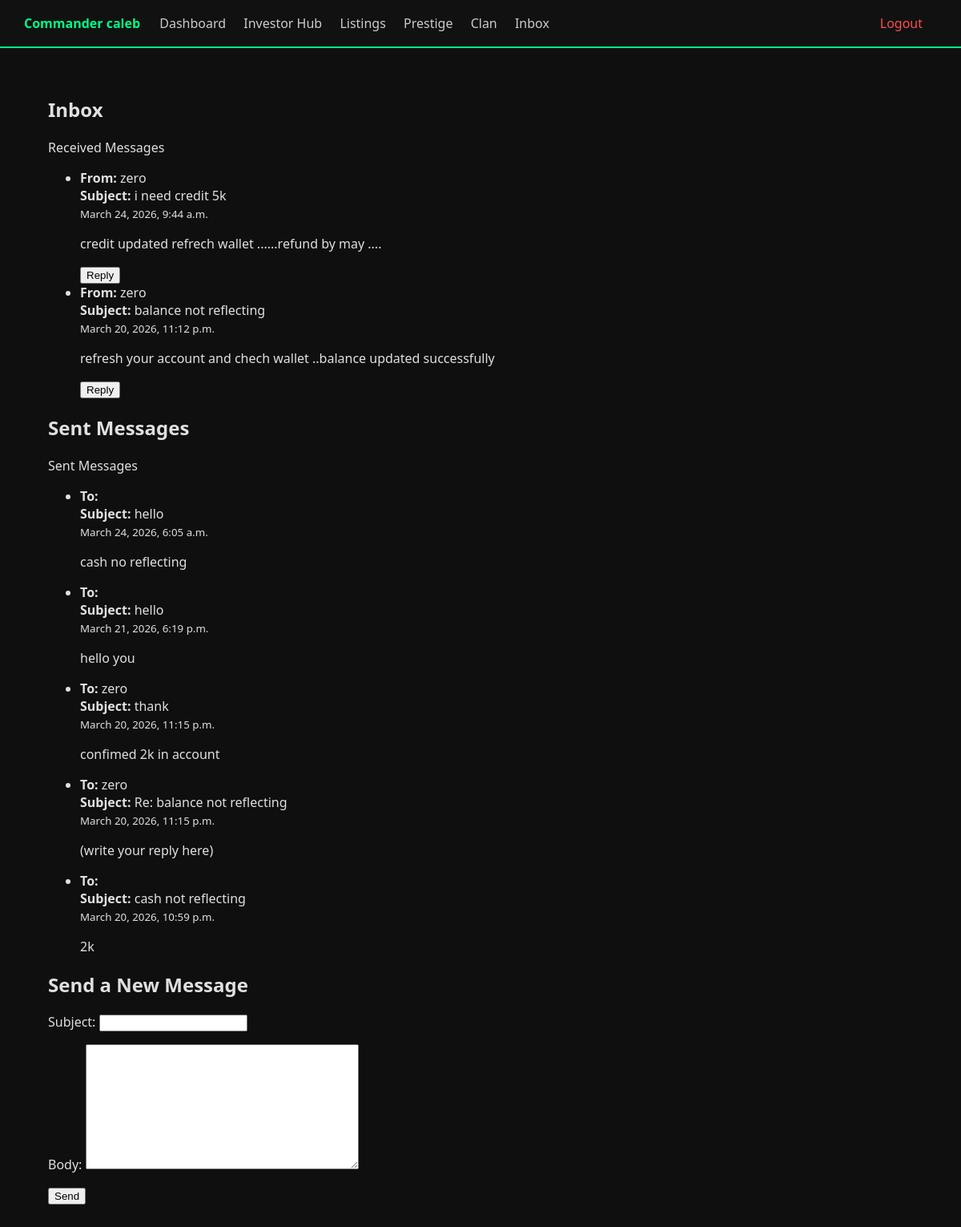
The app's page /inbox/ (signed in) with its own data.
### core/models.py (models this page shows, shortened)
class User(AbstractUser):
    equity_percentage = models.DecimalField(max_digits=10, decimal_places=2, default=Decimal("0.00"))
    prestige_level = models.IntegerField(default=0)

class Message(models.Model):
    SENDER_TYPES = [
        ("user", "User"),
        ("admin", "Admin"),
    ]
    sender_type = models.CharField(max_length=10, choices=SENDER_TYPES)
    sender = models.ForeignKey(User, on_delete=models.CASCADE, related_name="sent_messages")
    recipient = models.ForeignKey(User, on_delete=models.CASCADE, related_name="received_messages", null=True, blank=True)
    subject = models.CharField(max_length=255)
    body = models.TextField()
    created_at = models.DateTimeField(auto_now_add=True)
    is_read = models.BooleanField(default=False)

### core/views.py (the view)
# urls.py: path('inbox/', views.inbox, name='inbox'),
@login_required
def inbox(request):
    received_messages = Message.objects.filter(recipient=request.user).order_by("-created_at")
    sent_messages = Message.objects.filter(sender=request.user).order_by("-created_at")
    form = MessageForm()  # blank form for sending new messages
    return render(request, "inbox.html", {
        "received_messages": received_messages,
        "sent_messages": sent_messages,
        "form": form,
    })

### core/forms.py
class MessageForm(forms.ModelForm):
    class Meta:
        model = Message
        fields = ["subject", "body"]

### templates/inbox.html (shortened to what this page needs)
{% extends "base.html" %}
{% block content %}
<div class="container mt-4">
    <h2 class="text-primary mb-4">Inbox</h2>
    <div class="card shadow-sm mb-4">
        <div class="card-header bg-primary text-white">Received Messages</div>
        <ul class="list-group list-group-flush">
            {% for msg in received_messages %}
                <li class="list-group-item">
                    <strong>From:</strong> {{ msg.sender.username }} <br>
                    <strong>Subject:</strong> {{ msg.subject }} <br>
                    <small class="text-muted">{{ msg.created_at }}</small>
                    <p class="mt-2">{{ msg.body }}</p>
                    <form method="post" action="{% url 'reply' msg.id %}" class="mt-2">
                        <button type="submit" class="btn btn-sm btn-outline-primary">Reply</button>
                    </form>
                </li>
            {% empty %}
                <li class="list-group-item text-muted">No messages received.</li>
            {% endfor %}
        </ul>
    </div>
    <h2 class="text-success mb-4">Sent Messages</h2>
    <div class="card shadow-sm mb-4">
        <div class="card-header bg-success text-white">Sent Messages</div>
        <ul class="list-group list-group-flush">
            {% for msg in sent_messages %}
                <li class="list-group-item">
                    <strong>To:</strong> {{ msg.recipient.username }} <br>
                    <strong>Subject:</strong> {{ msg.subject }} <br>
                    <small class="text-muted">{{ msg.created_at }}</small>
                    <p class="mt-2">{{ msg.body }}</p>
                </li>
            {% empty %}
                <li class="list-group-item text-muted">No messages sent.</li>
            {% endfor %}
        </ul>
    </div>
    <h2 class="text-info mb-4">Send a New Message</h2>
    <div class="card shadow-sm">
        <div class="card-body">
            <form method="post" action="{% url 'contact' %}">
                {{ form.as_p }}
                <button type="submit" class="btn btn-primary">Send</button>
            </form>
        </div>
    </div>
</div>
{% endblock %}

### templates/base.html (shortened to what this page needs)
<!DOCTYPE html>
<html>
<head>
</head>
<body>
<nav class="warzone-nav">
    {% if user.is_authenticated %}
        <div class="nav-left">
            <span class="username">Commander {{ user.username }}</span>
            <a href="{% url 'dashboard' %}">Dashboard</a>
            <a href="{% url 'portfolio' %}">Investor Hub</a>
            <a href="{% url 'listings' %}">Listings</a>
            <a href="{% url 'prestige' %}">Prestige</a>
            <a href="{% url 'community' %}">Clan</a>
         <a href="{% url 'inbox' %}" style="position:relative;">
    Inbox
</a>
        </div>
        <div class="nav-right">
            <a href="{% url 'logout' %}" class="logout">Logout</a>
        </div>
    {% else %}
        <div class="nav-left">
            <a href="{% url 'login' %}">Login</a>
            <a href="{% url 'register' %}">Register</a>
        </div>
    {% endif %}
</nav>
<div class="content-wrapper">
    {% block content %}
    {% endblock %}
</div>
</body>
</html>

### templates/base.html (style rules this page uses)
body { margin: 0; background-color: #0f0f0f; color: #e0e0e0; font-family: 'Segoe UI', sans-serif; }
.warzone-nav { background: #111; padding: 18px 30px; display: flex; justify-content: space-between; align-items: center; border-bottom: 2px solid #00ff88; }
.nav-left a, .nav-right a { color: #ccc; text-decoration: none; margin-right: 18px; font-weight: 500; transition: 0.3s ease; }
.logout { color: #ff4d4d !important; }
.username { color: #00ff88; font-weight: bold; margin-right: 20px; }
.content-wrapper { padding: 40px 60px; }
.card-header { display: flex; justify-content: space-between; align-items: center; margin-bottom: 15px; }

### records on screen
User: username "caleb"
Message: sender.username "zero", subject "i need credit 5k", created_at "March 24, 2026, 9:44 a.m.", body "credit updated refrech wallet ......refund by may ...."
Message: sender.username "zero", subject "balance not reflecting", created_at "March 20, 2026, 11:12 p.m.", body "refresh your account and chech wallet ..balance updated successfully"
Message: subject "hello", created_at "March 24, 2026, 6:05 a.m.", body "cash no reflecting"
Message: subject "hello", created_at "March 21, 2026, 6:19 p.m.", body "hello you"
Message: recipient.username "zero", subject "thank", created_at "March 20, 2026, 11:15 p.m.", body "confimed 2k in account"
Message: recipient.username "zero", subject "Re: balance not reflecting", created_at "March 20, 2026, 11:15 p.m.", body "(write your reply here)"
Message: subject "cash not reflecting", created_at "March 20, 2026, 10:59 p.m.", body "2k"
